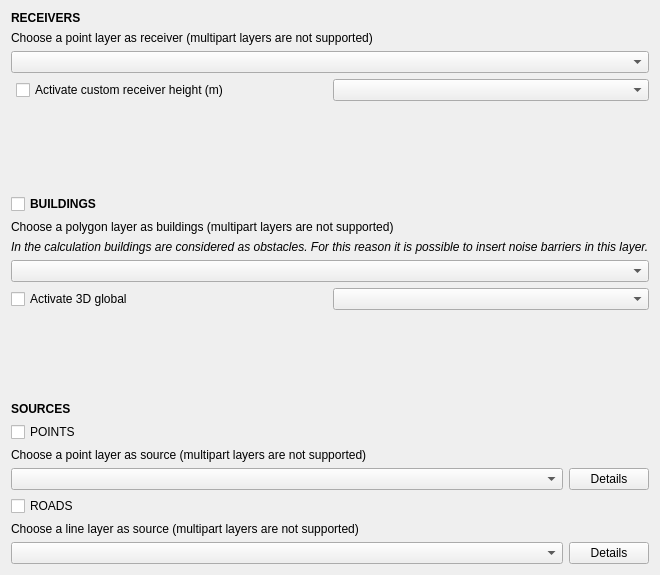
   <widget class="QWidget" name="tabGeometry">
    <attribute name="title">
     <string>Input</string>
    </attribute>
    <layout class="QVBoxLayout" name="verticalLayout_2">
     <item>
      <widget class="QLabel" name="receivers_layer_title">
       <property name="sizePolicy">
        <sizepolicy hsizetype="Fixed" vsizetype="Fixed">
         <horstretch>0</horstretch>
         <verstretch>0</verstretch>
        </sizepolicy>
       </property>
       <property name="font">
        <font>
         <weight>75</weight>
         <bold>true</bold>
        </font>
       </property>
       <property name="text">
        <string>RECEIVERS</string>
       </property>
      </widget>
     </item>
     <item>
      <widget class="QLabel" name="receivers_layer_label">
       <property name="sizePolicy">
        <sizepolicy hsizetype="Fixed" vsizetype="Fixed">
         <horstretch>0</horstretch>
         <verstretch>0</verstretch>
        </sizepolicy>
       </property>
       <property name="text">
        <string>Choose a point layer as receiver (multipart layers are not supported)</string>
       </property>
      </widget>
     </item>
     <item>
      <widget class="QgsMapLayerComboBox" name="receivers_layer_comboBox"/>
     </item>
     <item>
      <layout class="QHBoxLayout" name="HL_3D_receiver">
       <property name="spacing">
        <number>0</number>
       </property>
       <property name="leftMargin">
        <number>5</number>
       </property>
       <property name="bottomMargin">
        <number>0</number>
       </property>
       <item>
        <widget class="QCheckBox" name="height_receiver_check">
         <property name="text">
          <string>Activate custom receiver height (m)</string>
         </property>
        </widget>
       </item>
       <item>
        <widget class="QgsFieldComboBox" name="field_height_receiver"/>
       </item>
      </layout>
     </item>
     <item>
      <spacer name="verticalSpacer">
       <property name="orientation">
        <enum>Qt::Vertical</enum>
       </property>
       <property name="sizeHint" stdset="0">
        <size>
         <width>20</width>
         <height>87</height>
        </size>
       </property>
      </spacer>
     </item>
     <item>
      <layout class="QHBoxLayout" name="horizontalLayout_12">
       <item>
        <widget class="QCheckBox" name="buildings_layer_checkBox">
         <property name="enabled">
          <bool>true</bool>
         </property>
         <property name="font">
          <font>
           <weight>75</weight>
           <bold>true</bold>
          </font>
         </property>
         <property name="text">
          <string>BUILDINGS</string>
         </property>
         <property name="checked">
          <bool>false</bool>
         </property>
        </widget>
       </item>
      </layout>
     </item>
     <item>
      <widget class="QLabel" name="buildings_layer_label">
       <property name="sizePolicy">
        <sizepolicy hsizetype="Fixed" vsizetype="Fixed">
         <horstretch>0</horstretch>
         <verstretch>0</verstretch>
        </sizepolicy>
       </property>
       <property name="text">
        <string>Choose a polygon layer as buildings (multipart layers are not supported)</string>
       </property>
      </widget>
     </item>
     <item>
      <widget class="QLabel" name="buildings_layer_label2">
       <property name="font">
        <font>
         <italic>true</italic>
        </font>
       </property>
       <property name="text">
        <string>In the calculation buildings are considered as obstacles. For this reason it is possible to insert noise barriers in this layer.</string>
       </property>
      </widget>
     </item>
     <item>
      <widget class="QgsMapLayerComboBox" name="buildings_layer_comboBox"/>
     </item>
     <item>
      <layout class="QHBoxLayout" name="HL_3D_building">
       <property name="bottomMargin">
        <number>0</number>
       </property>
       <item>
        <widget class="QCheckBox" name="height_building_check">
         <property name="text">
          <string>Activate 3D global</string>
         </property>
        </widget>
       </item>
       <item>
        <widget class="QgsFieldComboBox" name="field_height_building"/>
       </item>
      </layout>
     </item>
     <item>
      <spacer name="verticalSpacer_2">
       <property name="orientation">
        <enum>Qt::Vertical</enum>
       </property>
       <property name="sizeHint" stdset="0">
        <size>
         <width>20</width>
         <height>86</height>
        </size>
       </property>
      </spacer>
     </item>
     <item>
      <widget class="QLabel" name="sources_layer_title">
       <property name="sizePolicy">
        <sizepolicy hsizetype="Fixed" vsizetype="Fixed">
         <horstretch>0</horstretch>
         <verstretch>0</verstretch>
        </sizepolicy>
       </property>
       <property name="font">
        <font>
         <weight>75</weight>
         <bold>true</bold>
        </font>
       </property>
       <property name="text">
        <string>SOURCES</string>
       </property>
      </widget>
     </item>
     <item>
      <widget class="QCheckBox" name="sources_pts_layer_checkBox">
       <property name="enabled">
        <bool>true</bool>
       </property>
       <property name="text">
        <string>POINTS</string>
       </property>
       <property name="checked">
        <bool>false</bool>
       </property>
      </widget>
     </item>
     <item>
      <widget class="QLabel" name="sources_pts_layer_label">
       <property name="sizePolicy">
        <sizepolicy hsizetype="Fixed" vsizetype="Fixed">
         <horstretch>0</horstretch>
         <verstretch>0</verstretch>
        </sizepolicy>
       </property>
       <property name="text">
        <string>Choose a point layer as source (multipart layers are not supported)</string>
       </property>
      </widget>
     </item>
     <item>
      <layout class="QHBoxLayout" name="horizontalLayout_10">
       <item>
        <widget class="QgsMapLayerComboBox" name="sources_pts_layer_comboBox"/>
       </item>
       <item>
        <widget class="QPushButton" name="sources_pts_pushButton">
         <property name="sizePolicy">
          <sizepolicy hsizetype="Fixed" vsizetype="Fixed">
           <horstretch>0</horstretch>
           <verstretch>0</verstretch>
          </sizepolicy>
         </property>
         <property name="text">
          <string>Details</string>
         </property>
        </widget>
       </item>
      </layout>
     </item>
     <item>
      <widget class="QCheckBox" name="sources_roads_layer_checkBox">
       <property name="enabled">
        <bool>true</bool>
       </property>
       <property name="text">
        <string>ROADS</string>
       </property>
       <property name="checked">
        <bool>false</bool>
       </property>
      </widget>
     </item>
     <item>
      <widget class="QLabel" name="sources_roads_layer_label">
       <property name="sizePolicy">
        <sizepolicy hsizetype="Fixed" vsizetype="Fixed">
         <horstretch>0</horstretch>
         <verstretch>0</verstretch>
        </sizepolicy>
       </property>
       <property name="text">
        <string>Choose a line layer as source (multipart layers are not supported)</string>
       </property>
      </widget>
     </item>
     <item>
      <layout class="QHBoxLayout" name="horizontalLayout_11">
       <item>
        <widget class="QgsMapLayerComboBox" name="sources_roads_layer_comboBox"/>
       </item>
       <item>
        <widget class="QPushButton" name="sources_roads_pushButton">
         <property name="sizePolicy">
          <sizepolicy hsizetype="Fixed" vsizetype="Fixed">
           <horstretch>0</horstretch>
           <verstretch>0</verstretch>
          </sizepolicy>
         </property>
         <property name="text">
          <string>Details</string>
         </property>
        </widget>
       </item>
      </layout>
     </item>
    </layout>
   </widget>
